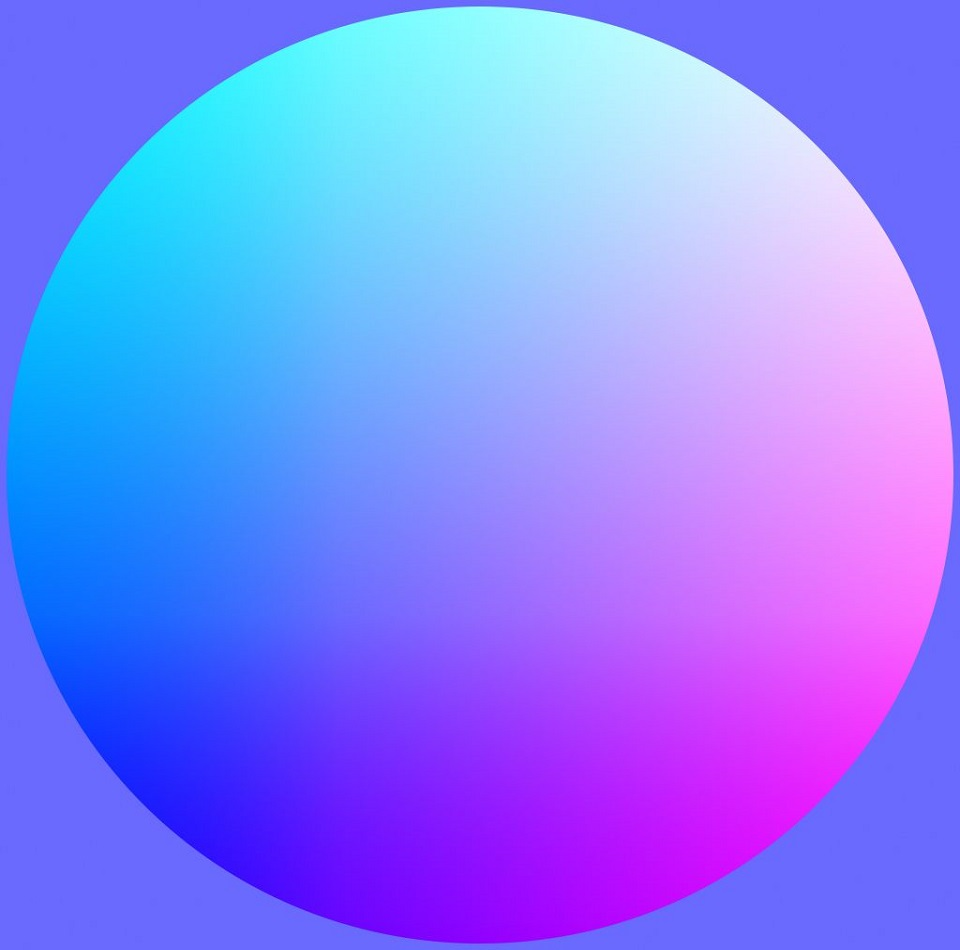
#> input picture realsphere.jpg, 960 x 950 px, given as the content of the folder realsphere.jpg, which was not available
$ python main.py realsphere.jpg
#> lines starting #> are read from the running program, lines starting #| are printed output that depends on the picture
import numpy as np
from numpy import linalg
from PIL import Image, ImageOps
from sys import argv
from os import walk

if len(argv) == 1:
    exit("No images have been found")

images = []
for root, dirs, files in walk(argv[1]):
    sources = np.zeros(shape=(len(files),3))
    for i, file in enumerate(files):
        img = Image.open(root + '/' + file)
#> img is the input picture: PIL image 960x950 RGB; mean R, G, B 129.8, 130, 253.9
        imgIntensity = ImageOps.grayscale(img)
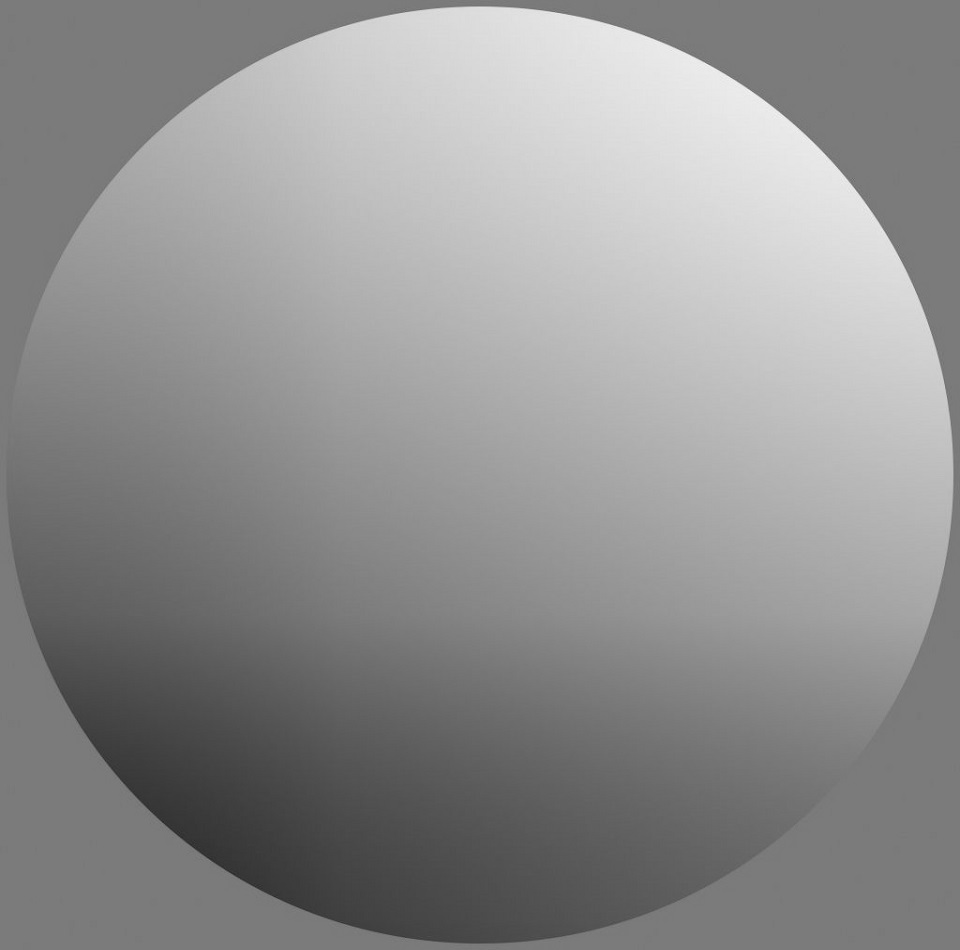
#> imgIntensity: PIL image 960x950 L; min 38, max 251, mean 144.1
        images.append(np.asfarray(imgIntensity))
#> (the run stopped early here; a loop or call above may not have finished)

$ run again, on ressphere3.jpg
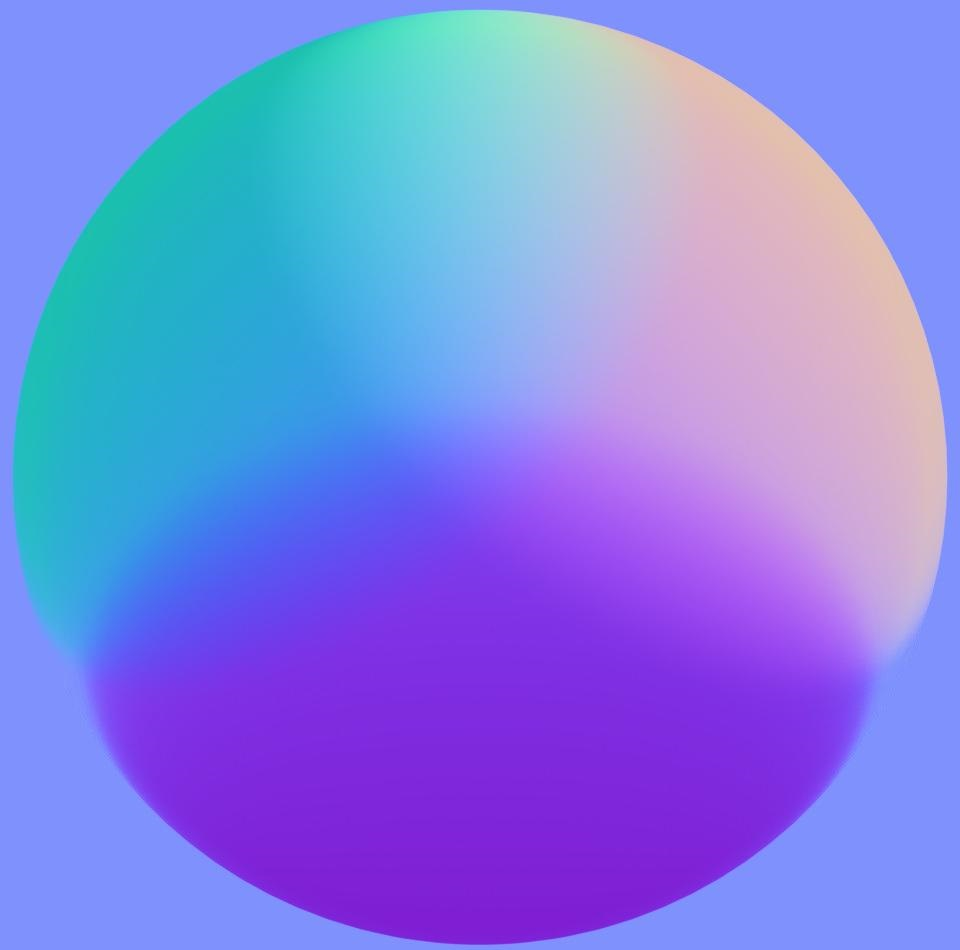
#> input picture ressphere3.jpg, 960 x 950 px, given as the content of the folder ressphere3.jpg, which was not available
#> img is the input picture: PIL image 960x950 RGB; mean R, G, B 127, 131.4, 228.4
#> `imgIntensity = ImageOps.grayscale(img)`:
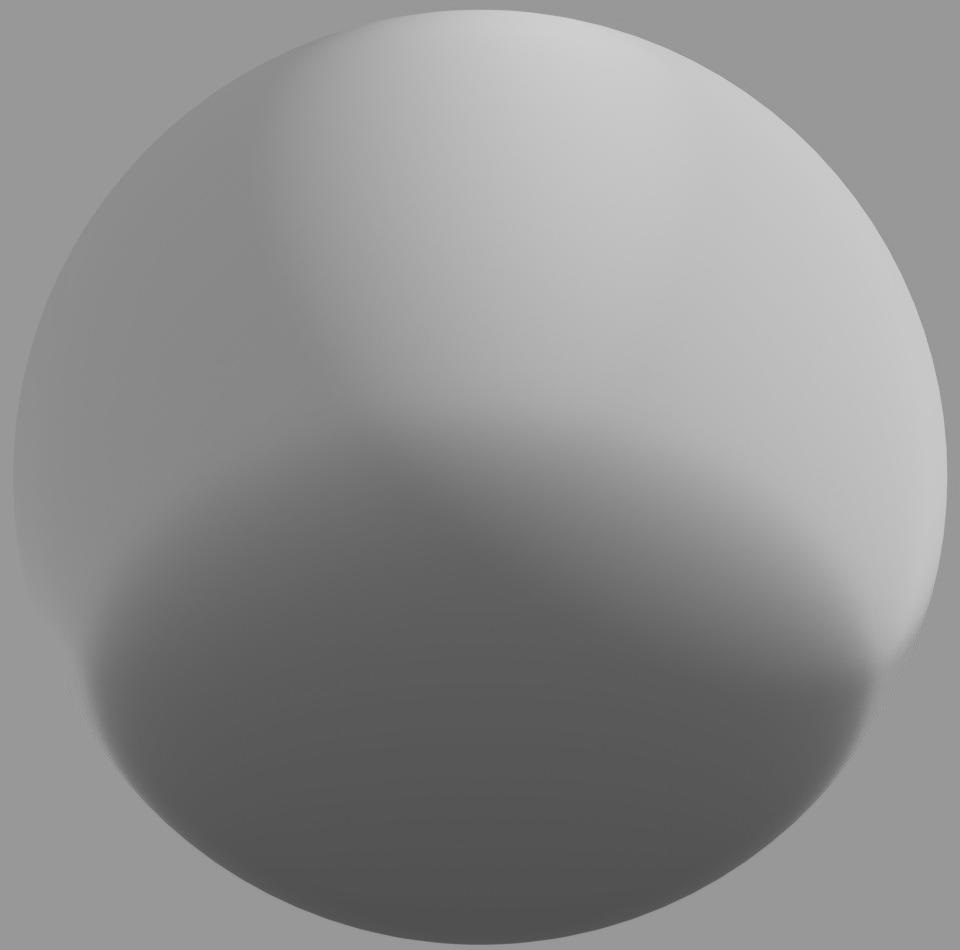
#> imgIntensity: PIL image 960x950 L; min 73, max 213, mean 141.2

$ run again, on ressphere9.jpg
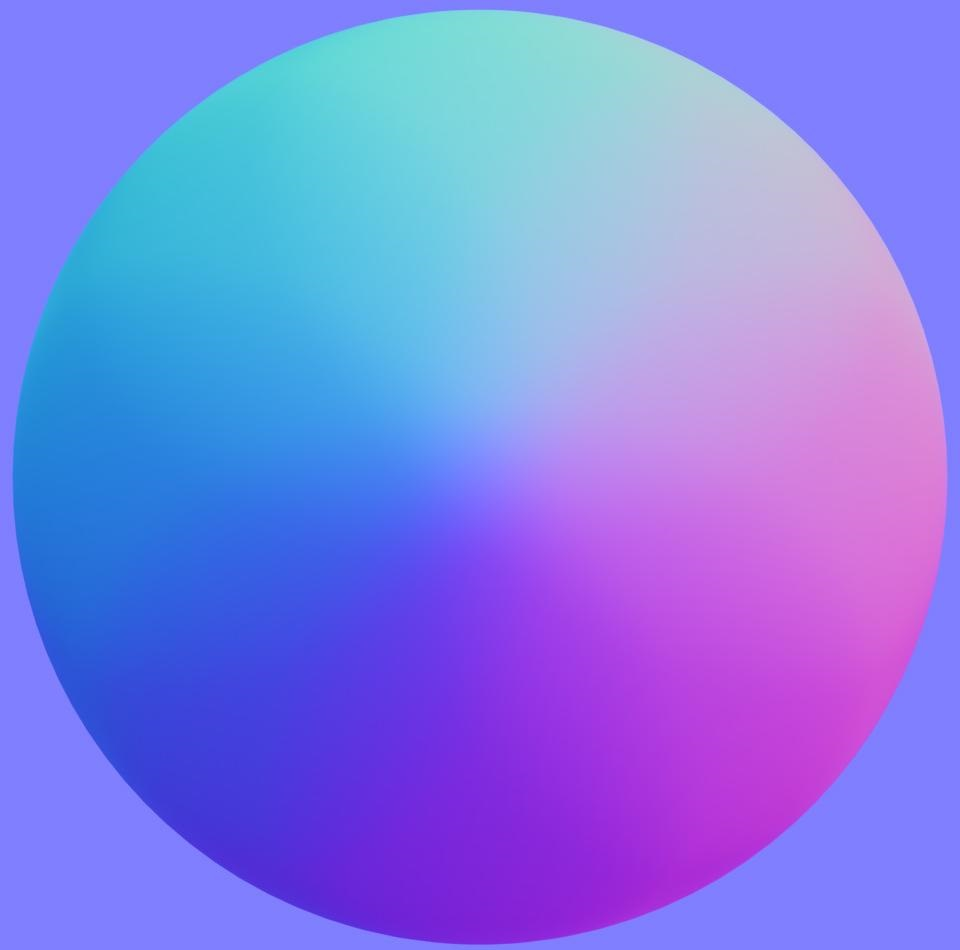
#> input picture ressphere9.jpg, 960 x 950 px, given as the content of the folder ressphere9.jpg, which was not available
#> img is the input picture: PIL image 960x950 RGB; mean R, G, B 127.2, 126.4, 231.6
#> `imgIntensity = ImageOps.grayscale(img)`:
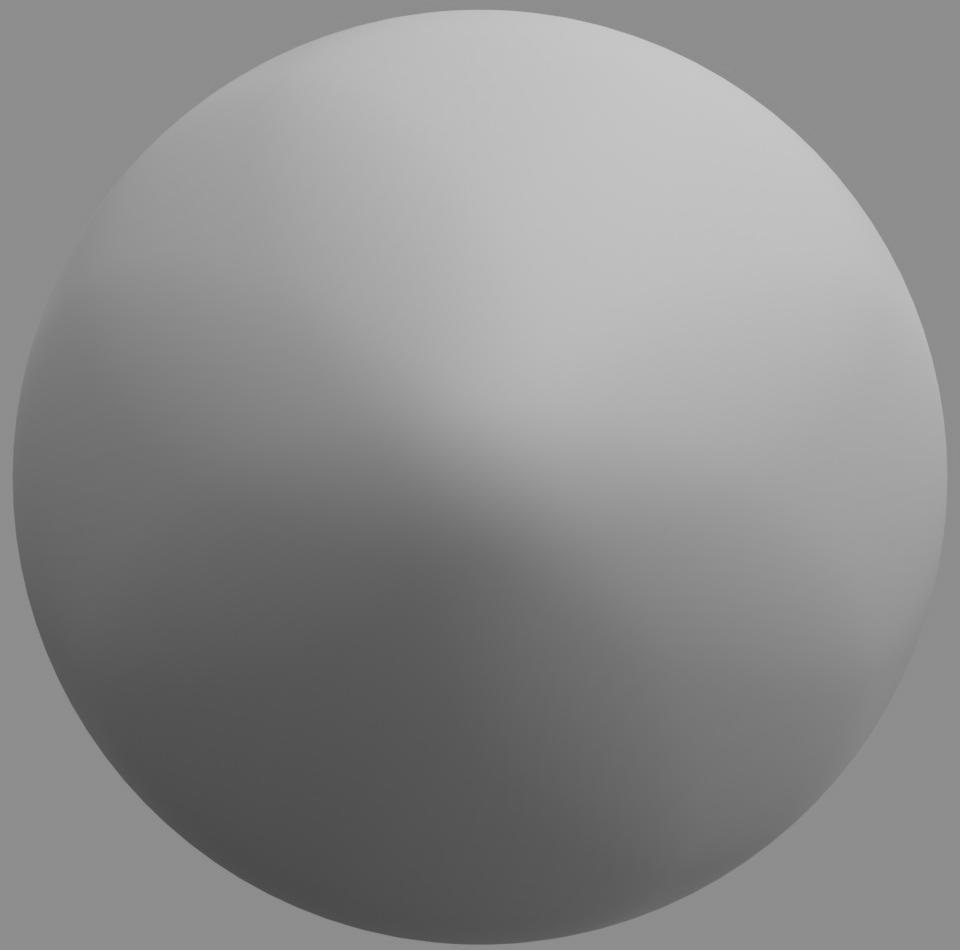
#> imgIntensity: PIL image 960x950 L; min 68, max 208, mean 138.7
